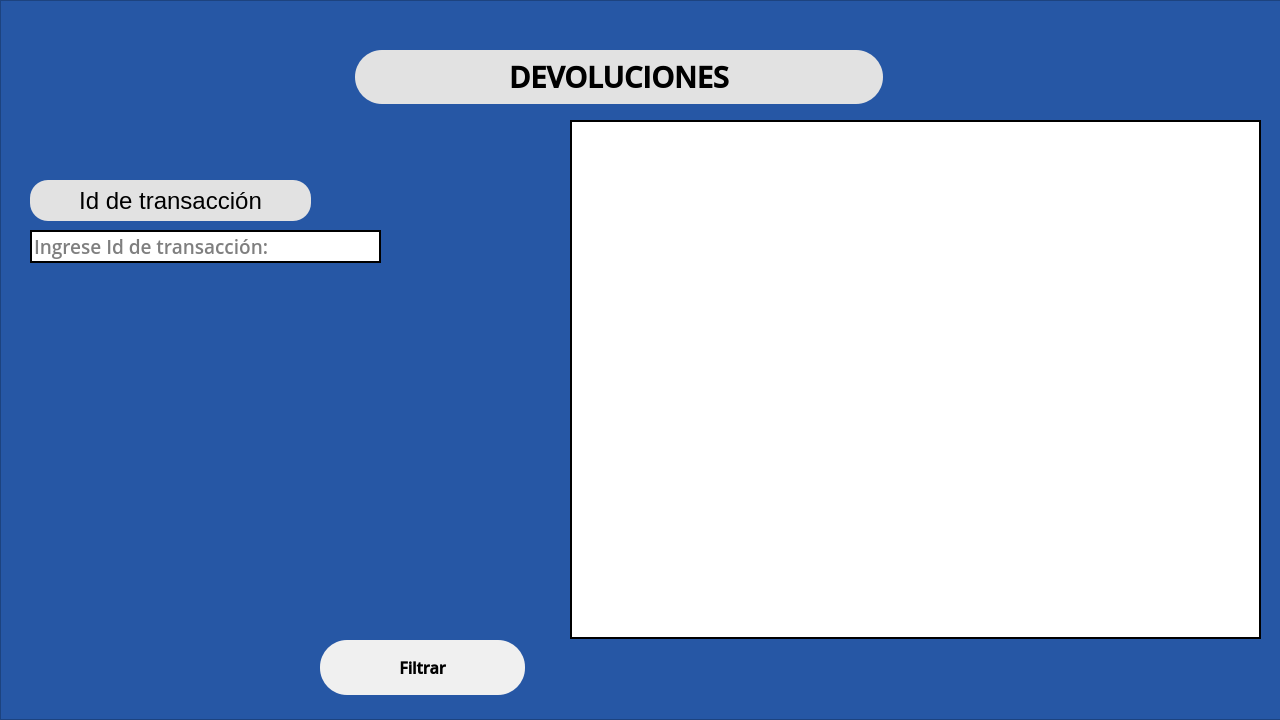
<?xml version="1.0" encoding="UTF-8"?>
<ui version="4.0">
 <class>MainWindow</class>
 <widget class="QMainWindow" name="MainWindow">
  <property name="geometry">
   <rect>
    <x>0</x>
    <y>0</y>
    <width>1280</width>
    <height>720</height>
   </rect>
  </property>
  <property name="minimumSize">
   <size>
    <width>1280</width>
    <height>720</height>
   </size>
  </property>
  <property name="maximumSize">
   <size>
    <width>1280</width>
    <height>720</height>
   </size>
  </property>
  <property name="windowTitle">
   <string>MainWindow</string>
  </property>
  <widget class="QWidget" name="centralwidget">
   <widget class="QFrame" name="frame">
    <property name="geometry">
     <rect>
      <x>0</x>
      <y>0</y>
      <width>1291</width>
      <height>720</height>
     </rect>
    </property>
    <property name="minimumSize">
     <size>
      <width>1291</width>
      <height>720</height>
     </size>
    </property>
    <property name="maximumSize">
     <size>
      <width>1291</width>
      <height>720</height>
     </size>
    </property>
    <property name="styleSheet">
     <string notr="true">background-color: rgb(38, 87, 165);</string>
    </property>
    <property name="frameShape">
     <enum>QFrame::StyledPanel</enum>
    </property>
    <property name="frameShadow">
     <enum>QFrame::Raised</enum>
    </property>
    <widget class="QLabel" name="labelTitulo">
     <property name="geometry">
      <rect>
       <x>355</x>
       <y>50</y>
       <width>528</width>
       <height>54</height>
      </rect>
     </property>
     <property name="font">
      <font>
       <family>Open Sans Semibold</family>
       <pointsize>22</pointsize>
       <weight>75</weight>
       <bold>true</bold>
      </font>
     </property>
     <property name="cursor">
      <cursorShape>ForbiddenCursor</cursorShape>
     </property>
     <property name="styleSheet">
      <string notr="true">background-color: rgb(226, 226, 226);
border-radius: 27px;</string>
     </property>
     <property name="text">
      <string>DEVOLUCIONES</string>
     </property>
     <property name="alignment">
      <set>Qt::AlignCenter</set>
     </property>
    </widget>
    <widget class="QLabel" name="label2">
     <property name="geometry">
      <rect>
       <x>570</x>
       <y>120</y>
       <width>691</width>
       <height>519</height>
      </rect>
     </property>
     <property name="font">
      <font>
       <family>Open Sans Semibold</family>
       <pointsize>22</pointsize>
       <weight>75</weight>
       <bold>true</bold>
      </font>
     </property>
     <property name="styleSheet">
      <string notr="true">background-color: rgb(255, 255, 255);
border: 2px solid #000000;</string>
     </property>
     <property name="text">
      <string/>
     </property>
     <property name="alignment">
      <set>Qt::AlignCenter</set>
     </property>
    </widget>
    <widget class="QLineEdit" name="inputID">
     <property name="geometry">
      <rect>
       <x>30</x>
       <y>230</y>
       <width>351</width>
       <height>33</height>
      </rect>
     </property>
     <property name="font">
      <font>
       <family>Open Sans Semibold</family>
       <pointsize>14</pointsize>
      </font>
     </property>
     <property name="styleSheet">
      <string notr="true">border: 2px solid #000000;
background-color: rgb(255, 255, 255);</string>
     </property>
     <property name="text">
      <string/>
     </property>
     <property name="placeholderText">
      <string>Ingrese Id de transacción:</string>
     </property>
    </widget>
    <widget class="QLabel" name="labelTituloID">
     <property name="geometry">
      <rect>
       <x>30</x>
       <y>180</y>
       <width>281</width>
       <height>41</height>
      </rect>
     </property>
     <property name="font">
      <font>
       <family>MS Shell Dlg 2</family>
       <pointsize>18</pointsize>
       <weight>50</weight>
       <bold>false</bold>
      </font>
     </property>
     <property name="cursor">
      <cursorShape>ForbiddenCursor</cursorShape>
     </property>
     <property name="styleSheet">
      <string notr="true">background-color: rgb(226, 226, 226);
border-radius: 18px;</string>
     </property>
     <property name="text">
      <string>Id de transacción</string>
     </property>
     <property name="alignment">
      <set>Qt::AlignCenter</set>
     </property>
    </widget>
    <widget class="QPushButton" name="btnFiltrar">
     <property name="geometry">
      <rect>
       <x>320</x>
       <y>640</y>
       <width>205</width>
       <height>55</height>
      </rect>
     </property>
     <property name="font">
      <font>
       <family>Open Sans Semibold</family>
       <pointsize>12</pointsize>
       <weight>75</weight>
       <italic>false</italic>
       <bold>true</bold>
      </font>
     </property>
     <property name="cursor">
      <cursorShape>PointingHandCursor</cursorShape>
     </property>
     <property name="styleSheet">
      <string notr="true">background-color: rgb(240, 240, 240);
border-radius: 27px</string>
     </property>
     <property name="text">
      <string>Filtrar</string>
     </property>
    </widget>
   </widget>
  </widget>
 </widget>
 <resources/>
 <connections/>
</ui>
